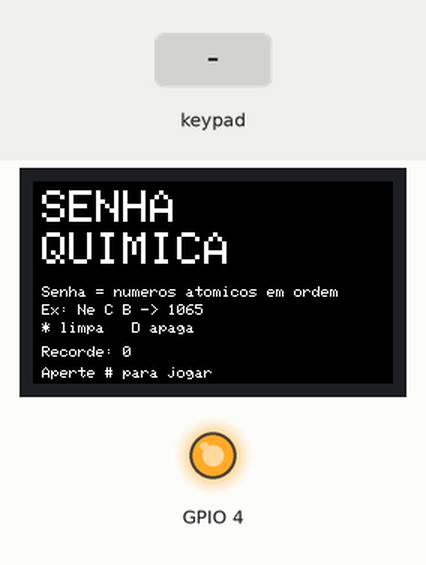
The sketch below on a simulated ESP32. On the bench: 240×135 colour display, output pins drawn as LEDs (lit = HIGH). The inputs (shaded band) are chosen by the test bench. WiFi joins after 1.5 s; servers stay silent unless stated; random numbers use the default seed unless the sketch sets one; EEPROM starts erased; no MQTT or app messages arrive unless stated.

Above: at 1.4 s.
1.5 s: key '#' pressed
At 3.2 s:
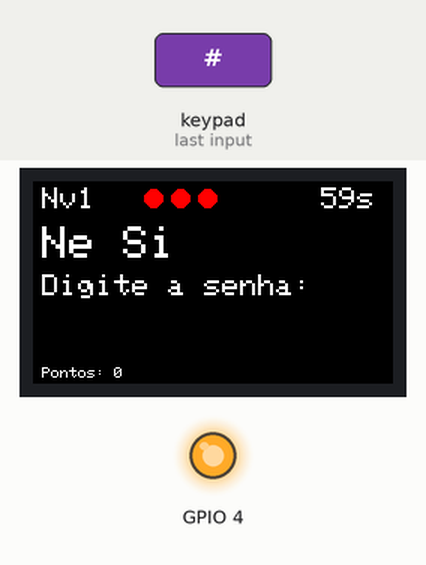
4.5 s: keypad keys 1 3 1 7 2 1 2 2 pressed 0.4 s apart
At 7.3 s:
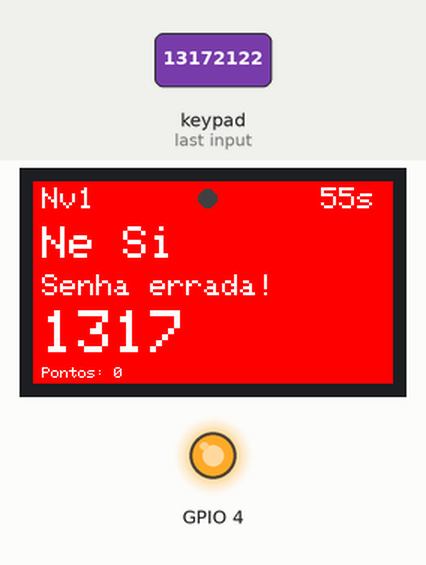
10.0 s: key '1' pressed
At 11.3 s:
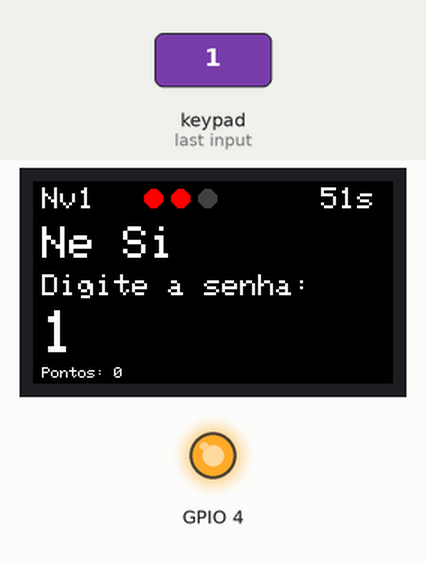
12.0 s: keypad keys 1 3 1 7 2 1 2 2 # pressed 0.4 s apart
At 14.0 s:
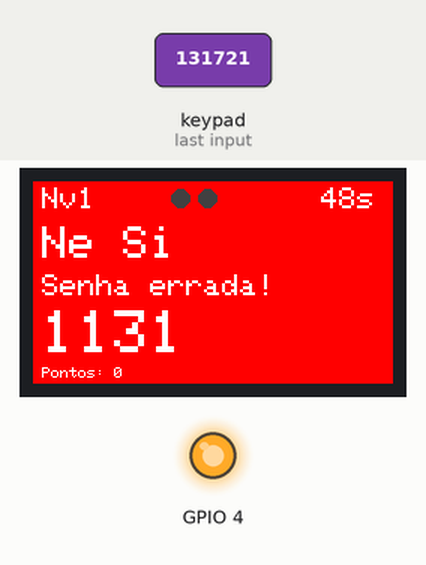
17.1 s: keypad keys 2 5 2 6 2 7 3 2 # pressed 0.4 s apart
At 19.8 s:
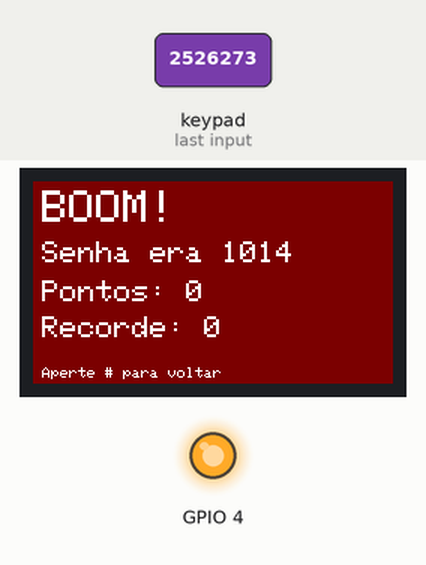
22.2 s: keypad keys 1 3 9 7 2 2 2 2 # pressed 0.4 s apart
At 27.2 s:
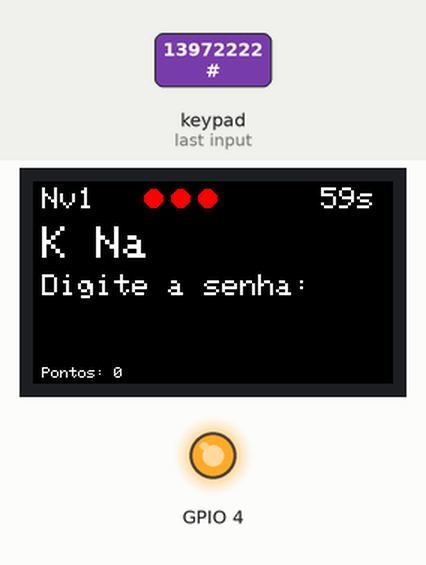
Timing chart, 0 to 28.7 s (numbered marks = the images above; inputs shaded):
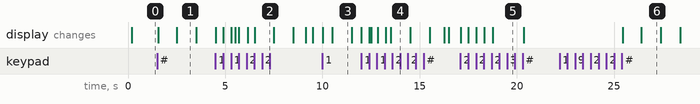

Measured:
- after the input at 1.5 s, the display: first changes after 0.05 s (image 1 shows a later state)
- after the input at 22.2 s, the display: first changes after 3.3 s (image 6 shows a later state)
- what the display in image 3 shows lasts 1.0 s, from 10.5 s to 11.5 s

The sketch:

teclado_com_display.ino
```cpp
// =============================================================================
//  Grupo 2 - Senha Química (versão standalone)
// -----------------------------------------------------------------------------
//  Placa: TTGO T-Display (ESP32, display ST7789 135x240) + teclado 4x4
//
//  Bibliotecas:
//    - Keypad, de Mark Stanley
//    - Adafruit ST7735 and ST7789 Library + Adafruit GFX, da Adafruit
//    - PubSubClient, de Nick O'Leary
//
//  Como jogar: veja o README.md. Regras e ajustes ficam em Config.h.
//
//  Organização:
//    Config.h      regras, dificuldade, teclas e pinos
//    Elementos.*   tabela periódica (número atômico -> símbolo)
//    Desafio.*     sorteio dos elementos e cálculo da senha
//    Tela.*        tudo que é desenhado no display
//    Recorde.*     recorde salvo na flash
//    Jogo.*        máquina de estados que liga tudo
//    Rede.*        Wi-Fi + MQTT com a Central (protocolo do Grupo 1)
// =============================================================================

#include <Keypad.h>
#include "Config.h"
#include "Jogo.h"
#include "Rede.h"
#include "Tela.h"

namespace {

char MAPA_TECLAS[config::LINHAS_TECLADO][config::COLUNAS_TECLADO] = {
  {'1', '2', '3', 'A'},
  {'4', '5', '6', 'B'},
  {'7', '8', '9', 'C'},
  {'*', '0', '#', 'D'}
};

// A biblioteca Keypad exige ponteiros não constantes
byte pinosLinhas[config::LINHAS_TECLADO];
byte pinosColunas[config::COLUNAS_TECLADO];

Keypad* teclado = nullptr;
Jogo    jogo;

void iniciarTeclado() {
  memcpy(pinosLinhas,  config::PINOS_LINHAS,  sizeof(pinosLinhas));
  memcpy(pinosColunas, config::PINOS_COLUNAS, sizeof(pinosColunas));

  static Keypad instancia(makeKeymap(MAPA_TECLAS), pinosLinhas, pinosColunas,
                          config::LINHAS_TECLADO, config::COLUNAS_TECLADO);
  teclado = &instancia;
}

}  // namespace

void setup() {
  randomSeed(esp_random());  // sorteio diferente a cada vez que liga
  tela::iniciar();
  iniciarTeclado();
  jogo.iniciar(millis());
  rede::iniciar();
}

void loop() {
  const uint32_t agora = millis();
  rede::atualizar(agora);

  const char tecla = teclado->getKey();
  if (tecla) jogo.tratarTecla(tecla, agora);

  jogo.atualizar(agora);
}
```

Desafio.cpp
```cpp
#include "Desafio.h"

namespace {

constexpr uint8_t MAIOR_NUMERO_UM_DIGITO = 9;

uint8_t quantidadeDigitos(uint8_t numero) {
  return numero >= 10 ? 2 : 1;
}

// Sorteia elementos até completar TAMANHO_SENHA dígitos.
// Faltando só 1 dígito, sorteia apenas entre os elementos de 1 dígito.
void sortearElementos(Desafio& desafio, uint8_t maiorNumeroAtomico) {
  uint8_t digitos = 0;
  desafio.quantidadeElementos = 0;

  while (digitos < config::TAMANHO_SENHA) {
    const uint8_t faltam = config::TAMANHO_SENHA - digitos;
    const uint8_t limite = (faltam >= 2) ? maiorNumeroAtomico : MAIOR_NUMERO_UM_DIGITO;
    const uint8_t numero = random(1, limite + 1);

    desafio.numerosAtomicos[desafio.quantidadeElementos++] = numero;
    digitos += quantidadeDigitos(numero);
  }
}

}  // namespace

void calcularSenha(const uint8_t* numerosAtomicos, uint8_t quantidade, char* senhaSaida) {
  senhaSaida[0] = '\0';
  for (uint8_t i = 0; i < quantidade; i++) {
    char numero[4];
    snprintf(numero, sizeof(numero), "%u", (unsigned)numerosAtomicos[i]);
    strcat(senhaSaida, numero);
  }
}

Desafio gerarDesafio(uint8_t maiorNumeroAtomico) {
  Desafio desafio;
  sortearElementos(desafio, maiorNumeroAtomico);
  calcularSenha(desafio.numerosAtomicos, desafio.quantidadeElementos, desafio.senha);
  return desafio;
}
```

Desafio.h
```cpp
// =============================================================================
//  Desafio de uma rodada: elementos sorteados e a senha.
//
//  Regra da senha: junte, em ordem, os números atômicos dos elementos
//  mostrados (ex: Ne C B -> 10 6 5 -> "1065").
// =============================================================================
#pragma once

#include <Arduino.h>
#include "Config.h"

struct Desafio {
  uint8_t numerosAtomicos[config::TAMANHO_SENHA];  // no pior caso, 1 elemento por dígito
  uint8_t quantidadeElementos;
  char    senha[config::TAMANHO_SENHA + 1];
};

// Sorteia um desafio usando elementos de 1 até maiorNumeroAtomico.
Desafio gerarDesafio(uint8_t maiorNumeroAtomico);

// Calcula a senha a partir dos elementos (função pura, sem sorteio).
void calcularSenha(const uint8_t* numerosAtomicos, uint8_t quantidade, char* senhaSaida);
```

Elementos.cpp
```cpp
#include "Elementos.h"

namespace elementos {

namespace {

// Índice 0 = número atômico 1
const char* const SIMBOLOS[TOTAL] = {
  "H",  "He", "Li", "Be", "B",  "C",  "N",  "O",  "F",  "Ne",  //  1-10
  "Na", "Mg", "Al", "Si", "P",  "S",  "Cl", "Ar", "K",  "Ca",  // 11-20
  "Sc", "Ti", "V",  "Cr", "Mn", "Fe", "Co", "Ni", "Cu", "Zn",  // 21-30
  "Ga", "Ge", "As", "Se", "Br", "Kr", "Rb", "Sr", "Y",  "Zr",  // 31-40
  "Nb", "Mo", "Tc", "Ru", "Rh", "Pd", "Ag", "Cd", "In", "Sn",  // 41-50
  "Sb", "Te", "I",  "Xe", "Cs", "Ba", "La", "Ce", "Pr", "Nd",  // 51-60
  "Pm", "Sm", "Eu", "Gd", "Tb", "Dy", "Ho", "Er", "Tm", "Yb",  // 61-70
  "Lu", "Hf", "Ta", "W",  "Re", "Os", "Ir", "Pt", "Au", "Hg",  // 71-80
  "Tl", "Pb", "Bi", "Po", "At", "Rn", "Fr", "Ra", "Ac", "Th",  // 81-90
  "Pa", "U",  "Np", "Pu", "Am", "Cm", "Bk", "Cf", "Es"         // 91-99
};

}  // namespace

const char* simbolo(uint8_t numeroAtomico) {
  if (numeroAtomico < 1 || numeroAtomico > TOTAL) return "?";
  return SIMBOLOS[numeroAtomico - 1];
}

}  // namespace elementos
```

Elementos.h
```cpp
// =============================================================================
//  Tabela periódica: símbolo de cada elemento a partir do número atômico.
// =============================================================================
#pragma once

#include <Arduino.h>

namespace elementos {

constexpr uint8_t TOTAL = 99;  // elementos de 1 (H) a 99 (Es)

// Símbolo do elemento (ex: 10 -> "Ne"). Retorna "?" fora do intervalo 1..TOTAL.
const char* simbolo(uint8_t numeroAtomico);

}  // namespace elementos
```

Jogo.cpp
```cpp
#include "Jogo.h"

#include "Recorde.h"

// =============================================================================
//  Interface pública
// =============================================================================

void Jogo::iniciar(uint32_t agora) {
  irParaMenu(agora);
}

void Jogo::atualizar(uint32_t agora) {
  switch (estado_) {
    case Estado::DIGITANDO:
      atualizarCronometro(agora);
      break;

    case Estado::CONFERINDO:
      if (esperou(agora, config::PAUSA_CONFERENCIA_MS)) conferirSenha(agora);
      break;

    case Estado::BLOQUEADO:
      atualizarCronometro(agora);  // o relógio continua correndo no bloqueio
      if (estado_ == Estado::BLOQUEADO && esperou(agora, config::BLOQUEIO_MS)) {
        voltarADigitar(agora);
      }
      break;

    case Estado::RODADA_VENCIDA:
      if (esperou(agora, config::TEMPO_RESULTADO_MS)) {
        nivel_++;
        novaRodada(agora);
      }
      break;

    case Estado::TEMPO_ESGOTADO:
      if (esperou(agora, config::TEMPO_RESULTADO_MS)) {
        if (vidas_ > 0) novaRodada(agora);
        else            fimDeJogo(agora);
      }
      break;

    case Estado::MENU:
    case Estado::FIM_DE_JOGO:
      break;  // só reagem a teclas
  }
}

void Jogo::tratarTecla(char tecla, uint32_t agora) {
  switch (estado_) {
    case Estado::MENU:
      if (tecla == config::TECLA_CONFIRMAR) novaPartida(agora);
      break;

    case Estado::FIM_DE_JOGO:
      if (tecla == config::TECLA_CONFIRMAR) irParaMenu(agora);
      break;

    case Estado::DIGITANDO:
      if      (tecla == config::TECLA_LIMPAR) limparEntrada();
      else if (tecla == config::TECLA_APAGAR) apagarUltimoDigito();
      else if (isdigit(tecla))                digitar(tecla, agora);
      break;

    default:
      break;  // teclado travado nos demais estados
  }
}

// =============================================================================
//  Transições
// =============================================================================

void Jogo::irParaMenu(uint32_t agora) {
  mudarEstado(Estado::MENU, agora);
  tela::menu(recorde::carregar());
}

void Jogo::novaPartida(uint32_t agora) {
  nivel_  = 1;
  vidas_  = config::VIDAS_INICIAIS;
  pontos_ = 0;
  novaRodada(agora);
}

void Jogo::novaRodada(uint32_t agora) {
  desafio_     = gerarDesafio(maiorNumeroAtomico());
  fimRodadaMs_ = agora + duracaoRodadaSegundos() * 1000UL;
  voltarADigitar(agora);
}

void Jogo::voltarADigitar(uint32_t agora) {
  limparEntrada();
  mudarEstado(Estado::DIGITANDO, agora);
  mostrarRodada("Digite a senha:", tela::COR_NORMAL, agora);
}

void Jogo::conferirSenha(uint32_t agora) {
  if (strcmp(entrada_, desafio_.senha) == 0) venceuRodada(agora);
  else                                       errouSenha(agora);
}

void Jogo::venceuRodada(uint32_t agora) {
  segundosQuandoVenceu_ = segundosRestantes(agora);
  pontos_ += nivel_ * config::PONTOS_POR_NIVEL + segundosQuandoVenceu_;

  mudarEstado(Estado::RODADA_VENCIDA, agora);
  mostrarRodada("Desarmado!", tela::COR_ACERTO, agora);
  tela::entrada(entrada_);
}

void Jogo::errouSenha(uint32_t agora) {
  vidas_--;
  if (vidas_ == 0) {
    fimDeJogo(agora);
    return;
  }
  mudarEstado(Estado::BLOQUEADO, agora);
  mostrarRodada("Senha errada!", tela::COR_ERRO, agora);
  tela::entrada(entrada_);
}

void Jogo::esgotouTempo(uint32_t agora) {
  vidas_--;
  mudarEstado(Estado::TEMPO_ESGOTADO, agora);

  char mensagem[24];
  snprintf(mensagem, sizeof(mensagem), "Tempo! Era %s", desafio_.senha);
  mostrarRodada(mensagem, tela::COR_ERRO, agora);
}

void Jogo::fimDeJogo(uint32_t agora) {
  mudarEstado(Estado::FIM_DE_JOGO, agora);
  const bool novoRecorde = recorde::registrar(pontos_);
  tela::fimDeJogo(pontos_, recorde::carregar(), novoRecorde, desafio_.senha);
}

// =============================================================================
//  Entrada do jogador
// =============================================================================

void Jogo::digitar(char tecla, uint32_t agora) {
  if (digitados_ >= config::TAMANHO_SENHA) return;

  entrada_[digitados_++] = tecla;
  entrada_[digitados_]   = '\0';
  tela::entrada(entrada_);

  if (digitados_ == config::TAMANHO_SENHA) mudarEstado(Estado::CONFERINDO, agora);
}

void Jogo::apagarUltimoDigito() {
  if (digitados_ == 0) return;
  entrada_[--digitados_] = '\0';
  tela::entrada(entrada_);
}

void Jogo::limparEntrada() {
  digitados_  = 0;
  entrada_[0] = '\0';
  if (estado_ == Estado::DIGITANDO) tela::entrada(entrada_);
}

// =============================================================================
//  Tempo da rodada e dificuldade
// =============================================================================

void Jogo::atualizarCronometro(uint32_t agora) {
  const uint16_t restantes = segundosRestantes(agora);
  if (restantes == 0) {
    esgotouTempo(agora);
    return;
  }
  if (restantes != ultimoSegundoMostrado_) {
    ultimoSegundoMostrado_ = restantes;
    tela::tempo(restantes);
  }
}

uint16_t Jogo::segundosRestantes(uint32_t agora) const {
  // Subtração com sinal: funciona mesmo quando millis() dá a volta
  const int32_t faltamMs = (int32_t)(fimRodadaMs_ - agora);
  if (faltamMs <= 0) return 0;
  return (faltamMs + 999) / 1000;  // arredonda para cima: "1s" até o fim
}

uint16_t Jogo::duracaoRodadaSegundos() const {
  const uint16_t reducao = (nivel_ - 1) * config::REDUCAO_TEMPO_POR_NIVEL_S;
  if (reducao >= config::TEMPO_RODADA_INICIAL_S - config::TEMPO_RODADA_MINIMO_S) {
    return config::TEMPO_RODADA_MINIMO_S;
  }
  return config::TEMPO_RODADA_INICIAL_S - reducao;
}

uint8_t Jogo::maiorNumeroAtomico() const {
  const uint16_t maior = config::NUMERO_ATOMICO_NIVEL_1 +
                         (nivel_ - 1) * config::AUMENTO_NUMERO_POR_NIVEL;
  return maior < config::NUMERO_ATOMICO_MAXIMO ? maior : config::NUMERO_ATOMICO_MAXIMO;
}

// =============================================================================
//  Auxiliares
// =============================================================================

void Jogo::mudarEstado(Estado novo, uint32_t agora) {
  estado_         = novo;
  inicioEstadoMs_ = agora;
}

bool Jogo::esperou(uint32_t agora, uint32_t duracaoMs) const {
  return agora - inicioEstadoMs_ >= duracaoMs;
}

Placar Jogo::placar(uint32_t agora) const {
  const uint16_t segundos = (estado_ == Estado::RODADA_VENCIDA)
                              ? segundosQuandoVenceu_
                              : segundosRestantes(agora);
  return {nivel_, vidas_, segundos, pontos_};
}

void Jogo::mostrarRodada(const char* mensagem, uint16_t corFundo, uint32_t agora) {
  const Placar atual = placar(agora);
  ultimoSegundoMostrado_ = atual.segundosRestantes;
  tela::rodada(desafio_, atual, mensagem, corFundo);
}
```

Jogo.h
```cpp
// =============================================================================
//  Máquina de estados do jogo.
//
//   MENU ──#──> DIGITANDO ──4 dígitos──> CONFERINDO ──certa──> RODADA_VENCIDA
//                 ▲   │                      │                      │
//                 │   └─tempo acabou─┐     errada                próximo nível
//                 │                  ▼       ▼                      │
//                 │          TEMPO_ESGOTADO◄─BLOQUEADO              │
//                 └──────────────────┴───────┴──────────────────────┘
//
//   O relógio continua correndo durante o BLOQUEADO; se acabar ali, a
//   rodada vai para TEMPO_ESGOTADO.
//   Errar a senha ou deixar o tempo acabar custa 1 vida. Sem vidas, a
//   partida vai para FIM_DE_JOGO; '#' volta ao MENU.
//   Todas as esperas usam millis(): o loop nunca fica travado em delay().
// =============================================================================
#pragma once

#include <Arduino.h>
#include "Config.h"
#include "Desafio.h"
#include "Tela.h"

class Jogo {
 public:
  void iniciar(uint32_t agora);
  void atualizar(uint32_t agora);
  void tratarTecla(char tecla, uint32_t agora);

 private:
  enum class Estado {
    MENU,
    DIGITANDO,
    CONFERINDO,
    BLOQUEADO,
    RODADA_VENCIDA,
    TEMPO_ESGOTADO,
    FIM_DE_JOGO
  };

  // Transições
  void irParaMenu(uint32_t agora);
  void novaPartida(uint32_t agora);
  void novaRodada(uint32_t agora);
  void conferirSenha(uint32_t agora);
  void venceuRodada(uint32_t agora);
  void errouSenha(uint32_t agora);
  void esgotouTempo(uint32_t agora);
  void fimDeJogo(uint32_t agora);
  void voltarADigitar(uint32_t agora);

  // Entrada do jogador
  void digitar(char tecla, uint32_t agora);
  void apagarUltimoDigito();
  void limparEntrada();

  // Tempo da rodada
  void atualizarCronometro(uint32_t agora);
  uint16_t segundosRestantes(uint32_t agora) const;
  uint16_t duracaoRodadaSegundos() const;
  uint8_t  maiorNumeroAtomico() const;

  void mudarEstado(Estado novo, uint32_t agora);
  bool esperou(uint32_t agora, uint32_t duracaoMs) const;
  Placar placar(uint32_t agora) const;
  void mostrarRodada(const char* mensagem, uint16_t corFundo, uint32_t agora);

  Estado   estado_ = Estado::MENU;
  uint32_t inicioEstadoMs_ = 0;
  uint32_t fimRodadaMs_ = 0;
  uint16_t ultimoSegundoMostrado_ = 0;
  uint16_t segundosQuandoVenceu_ = 0;

  Desafio  desafio_{};
  char     entrada_[config::TAMANHO_SENHA + 1] = "";
  uint8_t  digitados_ = 0;

  uint8_t  nivel_ = 1;
  uint8_t  vidas_ = config::VIDAS_INICIAIS;
  uint32_t pontos_ = 0;
};
```

Recorde.cpp
```cpp
#include "Recorde.h"

#include <Preferences.h>

namespace recorde {

namespace {

constexpr const char* NAMESPACE = "senha_quimica";
constexpr const char* CHAVE     = "recorde";

}  // namespace

uint32_t carregar() {
  Preferences preferencias;
  preferencias.begin(NAMESPACE, /*readOnly=*/true);
  const uint32_t valor = preferencias.getUInt(CHAVE, 0);
  preferencias.end();
  return valor;
}

bool registrar(uint32_t pontos) {
  if (pontos <= carregar()) return false;

  Preferences preferencias;
  preferencias.begin(NAMESPACE, /*readOnly=*/false);
  preferencias.putUInt(CHAVE, pontos);
  preferencias.end();
  return true;
}

}  // namespace recorde
```

Recorde.h
```cpp
// =============================================================================
//  Recorde de pontos, salvo na memória flash (sobrevive a desligar a placa).
// =============================================================================
#pragma once

#include <Arduino.h>

namespace recorde {

uint32_t carregar();

// Salva se for maior que o recorde atual. Retorna true se bateu o recorde.
bool registrar(uint32_t pontos);

}  // namespace recorde
```

Rede.h
```cpp
// =============================================================================
//  Conexão Wi-Fi + MQTT com a Central (protocolo: RFC 001 do Grupo 1,
//  https://github.com/GroosL/KTNE-ESP32).
//
//  Ao conectar: publica ONLINE (retain) em jogo/modulo/<ID>/status, com LWT
//  OFFLINE, e assina jogo/estado, jogo/serial, jogo/modulo/ativo, jogo/tempo
//  e jogo/modulo/<ID>/dica/+.
//
//  Nada aqui usa delay() em loop: se a rede cair, o jogo continua rodando e a
//  reconexão é tentada a cada config::INTERVALO_RECONEXAO_MS.
// =============================================================================
#pragma once

#include <Arduino.h>

namespace rede {

// Último valor recebido em jogo/estado. ESPERA = lobby ou RESET.
enum class EstadoPartida : uint8_t { ESPERA, RODANDO, VITORIA, DERROTA };

void iniciar();
void atualizar(uint32_t agora);  // chamar a cada loop()

bool          conectado();
EstadoPartida estadoPartida();
bool          minhaVez();          // jogo/modulo/ativo == config::MODULO_ID
const char*   serial();            // "-----" até a Central mandar um
uint16_t      tempoCentral();      // segundos restantes (0 se a Central não mandar)

// true uma vez por dica recebida; preenche quem mandou e o conteúdo.
bool novaDica(uint8_t& origem, const char*& conteudo);

// Só publicam com a partida rodando e na vez deste módulo (a Central ignora
// o resto). SOLVED é enviado no máximo uma vez por partida.
void publicarResolvido();
void publicarErro();

void enviarDica(uint8_t destino, const char* conteudo);  // direto a um grupo
void enviarDicaAleatoria(const char* conteudo);          // Central sorteia

}  // namespace rede
```

Source omitted: Rede.cpp (5006 bytes), Tela.cpp (4487 bytes), Tela.h (1290 bytes), Config.h (2947 bytes)
